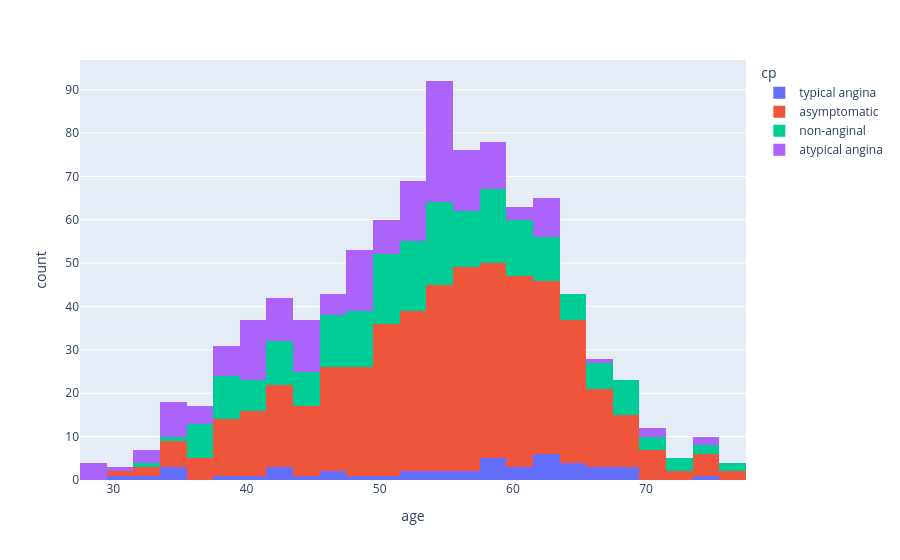

Here is the notebook cell this chart was saved with:
### Code cell
# draw the plot of age column grouped by cp column
fig = px.histogram(df, x="age", color="cp")
fig.show()

### Figure 1 — Plotly figure (JSON) as saved in the notebook; plotly's stock layout.template omitted (floating-point values rounded to 4 significant figures; data arrays with more than 128 entries replaced by an {"elided": "..."} marker saying what was removed)
{"data": [{"bingroup": "x", "hovertemplate": "cp=typical angina<br>age=%{x}<br>count=%{y}<extra></extra>", "legendgroup": "typical angina", "marker": {"color": "#636efa", "pattern": {"shape": ""}}, "name": "typical angina", "orientation": "v", "showlegend": true, "type": "histogram", "x": [63, 64, 58, 66, 69, 40, 51, 34, 52, 65, 59, 52, 42, 59, 69, 59, 38, 56, 61, 60, 59, 64, 45, 30, 35, 43, 47, 54, 57, 62, 34, 43, 46, 55, 32, 62, 62, 67, 67, 65, 49, 62, 61, 68, 74, 62], "xaxis": "x", "yaxis": "y"}, {"bingroup": "x", "hovertemplate": "cp=asymptomatic<br>age=%{x}<br>count=%{y}<extra></extra>", "legendgroup": "asymptomatic", "marker": {"color": "#EF553B", "pattern": {"shape": ""}}, "name": "asymptomatic", "orientation": "v", "showlegend": true, "type": "histogram", "x": {"elided": "496 int values"}, "xaxis": "x", "yaxis": "y"}, {"bingroup": "x", "hovertemplate": "cp=non-anginal<br>age=%{x}<br>count=%{y}<extra></extra>", "legendgroup": "non-anginal", "marker": {"color": "#00cc96", "pattern": {"shape": ""}}, "name": "non-anginal", "orientation": "v", "showlegend": true, "type": "histogram", "x": {"elided": "204 int values"}, "xaxis": "x", "yaxis": "y"}, {"bingroup": "x", "hovertemplate": "cp=atypical angina<br>age=%{x}<br>count=%{y}<extra></extra>", "legendgroup": "atypical angina", "marker": {"color": "#ab63fa", "pattern": {"shape": ""}}, "name": "atypical angina", "orientation": "v", "showlegend": true, "type": "histogram", "x": {"elided": "174 int values"}, "xaxis": "x", "yaxis": "y"}], "layout": {"barmode": "relative", "legend": {"title": {"text": "cp"}, "tracegroupgap": 0}, "margin": {"t": 60}, "xaxis": {"anchor": "y", "domain": [0, 1], "title": {"text": "age"}}, "yaxis": {"anchor": "x", "domain": [0, 1], "title": {"text": "count"}}}}
